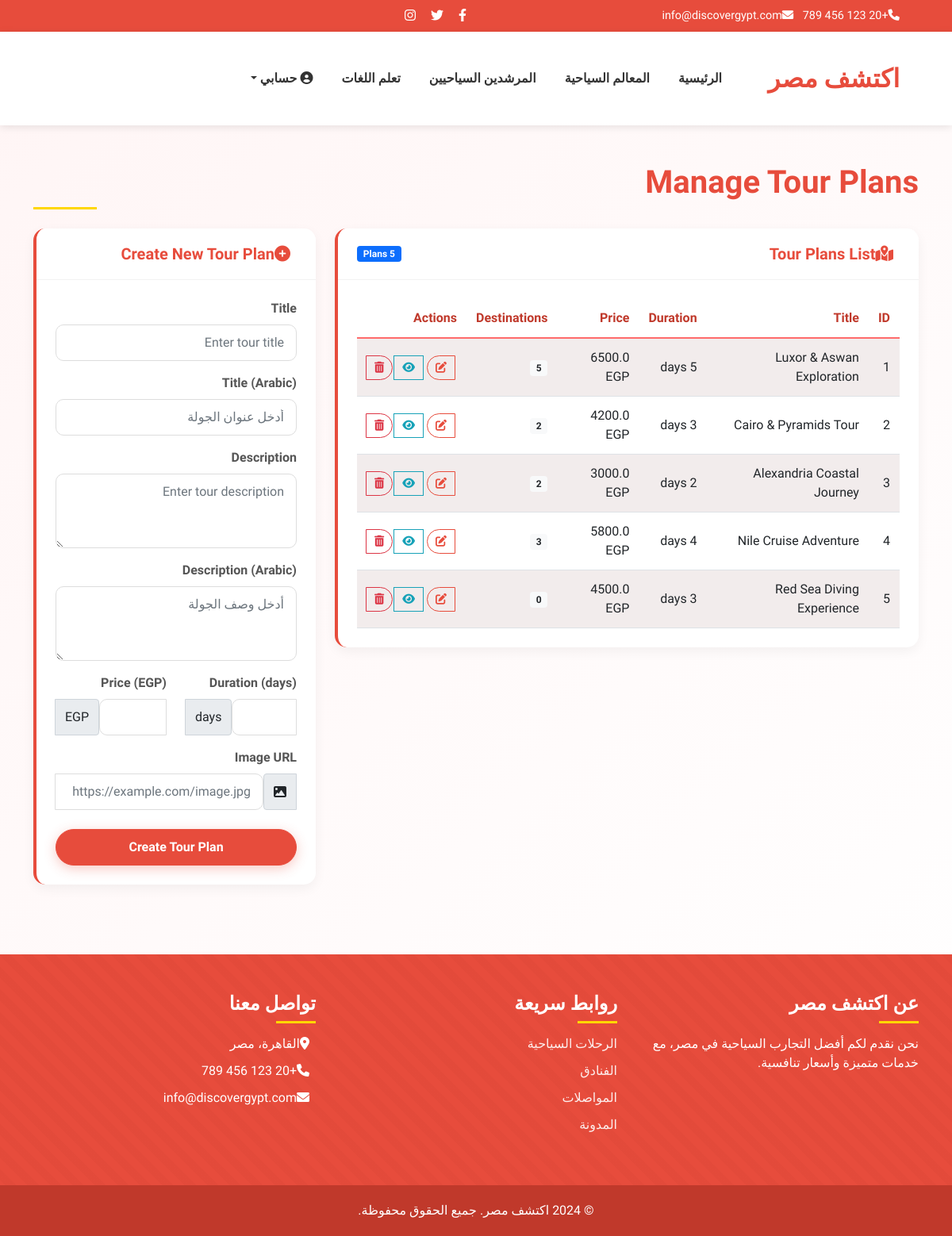
Page /admin/tour_plans (signed in) on the earlier database version.
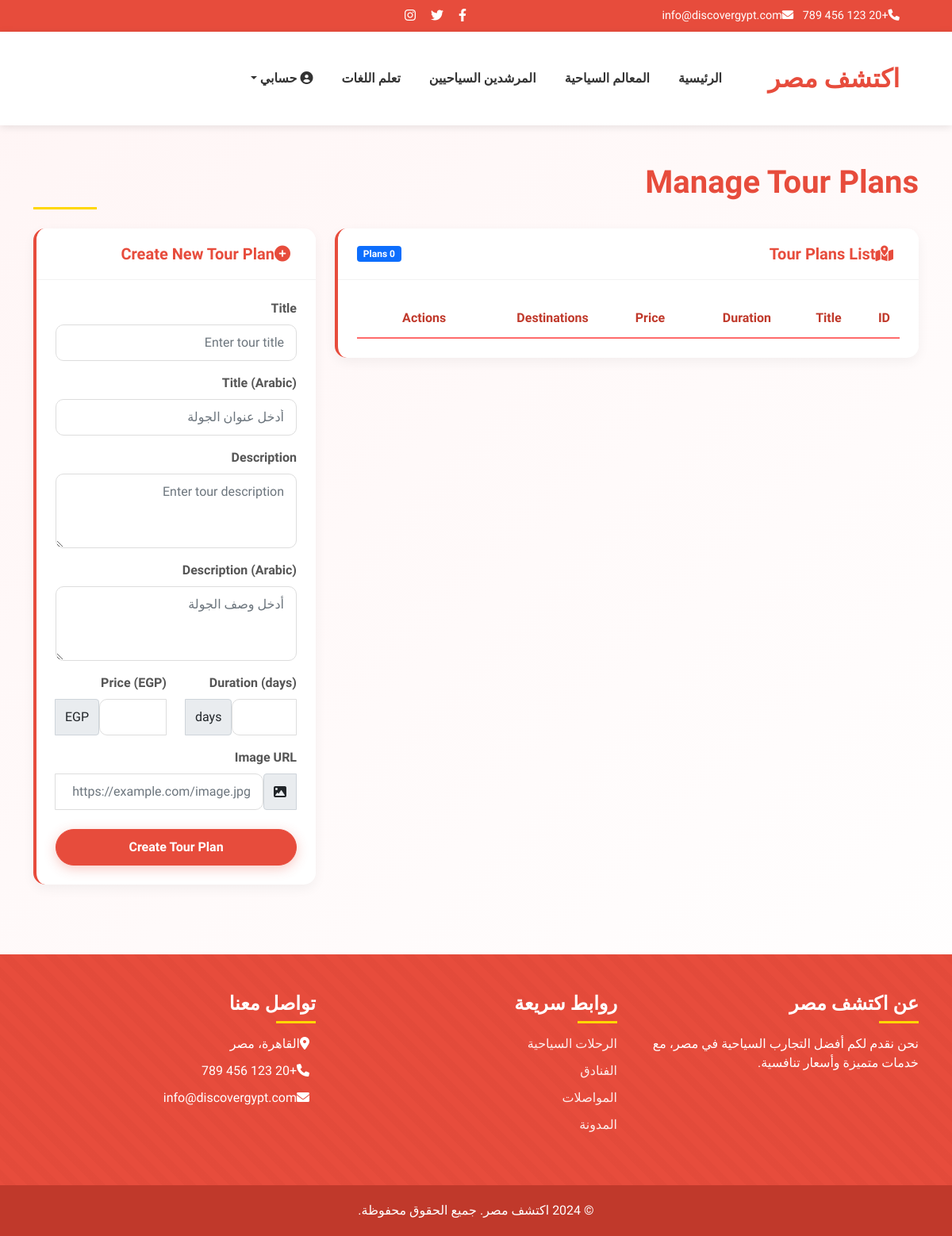
Same page on the later database version.
### models.py (models this page shows)
class TourPlan(db.Model):
    id = db.Column(db.Integer, primary_key=True)
    title = db.Column(db.String(200), nullable=False)
    title_ar = db.Column(db.String(200), nullable=True)
    description = db.Column(db.Text, nullable=False)
    description_ar = db.Column(db.Text, nullable=True)
    duration = db.Column(db.Integer, nullable=False)  # Duration in days
    price = db.Column(db.Float, nullable=False)
    created_at = db.Column(db.DateTime, default=datetime.utcnow)
    image_url = db.Column(db.String(200), nullable=True)
    destinations = db.relationship('TourPlanDestination', backref='tour_plan', lazy='dynamic', cascade='all, delete-orphan')
    bookings = db.relationship('TourBooking', backref='tour_plan', lazy='dynamic')

### routes.py (the view, shortened to what this page needs)
@main.route('/admin/tour_plans', methods=['GET', 'POST'])
@login_required
def admin_tour_plans():
    if not current_user.is_admin:
        flash('You do not have permission to access this page.', 'danger')
        return redirect(url_for('main.index'))
    form = TourPlanForm()
    plans = TourPlan.query.all()
    return render_template('admin/tour_plans.html',
                          title='Manage Tour Plans',
                          plans=plans,
                          form=form)

### forms.py
class SearchForm(FlaskForm):
    q = StringField('Search', validators=[DataRequired()])
    submit = SubmitField('Search')

class TourPlanForm(FlaskForm):
    title = StringField('Title', validators=[DataRequired(), Length(max=200)])
    title_ar = StringField('Title (Arabic)', validators=[Length(max=200)])
    description = TextAreaField('Description', validators=[DataRequired()])
    description_ar = TextAreaField('Description (Arabic)')
    duration = IntegerField('Duration (days)', validators=[DataRequired(), NumberRange(min=1)])
    price = IntegerField('Price (EGP)', validators=[DataRequired(), NumberRange(min=0)])
    image_url = StringField('Image URL')
    submit = SubmitField('Create Tour Plan')

### routes.py (called while the page is built)
def get_locale():
    if 'language' in session:
        return session['language']
    return 'en'

@main.before_app_request
def before_request():
    g.locale = str(get_locale())
    g.search_form = SearchForm()
    g.count_reviews_by_rating = count_reviews_by_rating

### templates/admin/tour_plans.html (shortened to what this page needs)
<!DOCTYPE html>
<html lang="en" dir="rtl">
<head>
    <link href="https://cdn.jsdelivr.net/npm/bootstrap@5.1.3/dist/css/bootstrap.min.css" rel="stylesheet">
    <link rel="stylesheet" href="https://cdnjs.cloudflare.com/ajax/libs/font-awesome/6.0.0-beta3/css/all.min.css">
</head>
<body>
    <div class="top-header">
        <div class="container">
            <div class="row align-items-center">
                <div class="col-md-6">
                    <div class="contact-info">
                        <span class="me-3"><i class="fas fa-phone me-2"></i>+20 123 456 789</span>
                        <span><i class="fas fa-envelope me-2"></i>info@discovergypt.com</span>
                    </div>
                </div>
                <div class="col-md-6 text-end">
                    <div class="social-icons">
                        <a href="#"><i class="fab fa-facebook-f"></i></a>
                        <a href="#"><i class="fab fa-twitter"></i></a>
                        <a href="#"><i class="fab fa-instagram"></i></a>
                    </div>
                </div>
            </div>
        </div>
    </div>
    <header class="main-header">
        <div class="container">
            <nav class="navbar navbar-expand-lg">
                <a class="navbar-brand logo" href="{{ url_for('main.index') }}">
                     {{ _('اكتشف مصر') }}
                </a>
                <div class="collapse navbar-collapse" id="navbarNav">
                    <ul class="navbar-nav ms-auto">
                        <li class="nav-item">
                            <a class="nav-link" href="{{ url_for('main.index') }}">{{ _('الرئيسية') }}</a>
                        </li>
                        <li class="nav-item">
                            <a class="nav-link" href="{{ url_for('main.attractions') }}">{{ _('المعالم السياحية') }}</a>
                        </li>
                        <li class="nav-item">
                            <a class="nav-link" href="{{ url_for('main.guides') }}">{{ _('المرشدين السياحيين') }}</a>
                        </li>
                        <li class="nav-item">
                            <a class="nav-link" href="{{ url_for('main.language_practice') }}">{{ _('تعلم اللغات') }}</a>
                        </li>
                        {% if current_user.is_authenticated %}
                            <li class="nav-item dropdown">
                                <a class="nav-link dropdown-toggle" href="#" id="userDropdown" role="button" data-bs-toggle="dropdown">
                                    <i class="fas fa-user-circle"></i> {{ _('حسابي') }}
                                </a>
                            </li>
                        {% endif %}
                    </ul>
                </div>
            </nav>
        </div>
    </header>
    <div class="container mt-5">
        <h1 class="page-title fade-in">{{ _('Manage Tour Plans') }}</h1>
        <div class="row mt-4">
            <div class="col-lg-8 col-md-7 slide-up">
                <div class="card">
                    <div class="card-header d-flex justify-content-between align-items-center">
                        <h5><i class="fas fa-map-marked-alt me-2"></i>{{ _('Tour Plans List') }}</h5>
                        <span class="badge bg-primary">{{ plans|length }} {{ _('Plans') }}</span>
                    </div>
                    <div class="card-body">
                        <div class="table-responsive">
                            <table class="table table-striped">
                                <thead>
                                    <tr>
                                        <th>{{ _('ID') }}</th>
                                        <th>{{ _('Title') }}</th>
                                        <th>{{ _('Duration') }}</th>
                                        <th>{{ _('Price') }}</th>
                                        <th>{{ _('Destinations') }}</th>
                                        <th>{{ _('Actions') }}</th>
                                    </tr>
                                </thead>
                                <tbody>
                                    {% for plan in plans %}
                                    <tr>
                                        <td>{{ plan.id }}</td>
                                        <td>{{ plan.title }}</td>
                                        <td>{{ plan.duration }} {{ _('days') }}</td>
                                        <td>{{ plan.price }} {{ _('EGP') }}</td>
                                        <td>
                                            <span class="badge bg-light text-dark">{{ plan.destinations.count() }}</span>
                                        </td>
                                        <td>
                                            <div class="btn-group" role="group">
                                                <a href="{{ url_for('main.admin_tour_plan_edit', plan_id=plan.id) }}" class="btn btn-sm btn-outline-primary" title="{{ _('Edit') }}">
                                                    <i class="fas fa-edit"></i>
                                                </a>
                                                <a href="{{ url_for('main.tour_plan_detail', plan_id=plan.id) }}" class="btn btn-sm btn-outline-info" title="{{ _('View') }}">
                                                    <i class="fas fa-eye"></i>
                                                </a>
                                                <button type="button" class="btn btn-sm btn-outline-danger" title="{{ _('Delete') }}">
                                                    <i class="fas fa-trash-alt"></i>
                                                </button>
                                            </div>
                                        </td>
                                    </tr>
                                    {% endfor %}
                                </tbody>
                            </table>
                        </div>
                    </div>
                </div>
            </div>
            <div class="col-lg-4 col-md-5 slide-up">
                <div class="card">
                    <div class="card-header">
                        <h5><i class="fas fa-plus-circle me-2"></i>{{ _('Create New Tour Plan') }}</h5>
                    </div>
                    <div class="card-body">
                        <form method="POST" action="{{ url_for('main.admin_tour_plans') }}">
                            <div class="mb-3">
                                {{ form.title.label(class="form-label") }}
                                {{ form.title(class="form-control", placeholder="Enter tour title") }}
                            </div>
                            <div class="mb-3">
                                {{ form.title_ar.label(class="form-label") }}
                                {{ form.title_ar(class="form-control", placeholder="أدخل عنوان الجولة") }}
                            </div>
                            <div class="mb-3">
                                {{ form.description.label(class="form-label") }}
                                {{ form.description(class="form-control", rows=3, placeholder="Enter tour description") }}
                            </div>
                            <div class="mb-3">
                                {{ form.description_ar.label(class="form-label") }}
                                {{ form.description_ar(class="form-control", rows=3, placeholder="أدخل وصف الجولة") }}
                            </div>
                            <div class="row mb-3">
                                <div class="col-md-6">
                                    {{ form.duration.label(class="form-label") }}
                                    <div class="input-group">
                                        {{ form.duration(class="form-control", min=1) }}
                                        <span class="input-group-text">{{ _('days') }}</span>
                                    </div>
                                </div>
                                <div class="col-md-6">
                                    {{ form.price.label(class="form-label") }}
                                    <div class="input-group">
                                        {{ form.price(class="form-control", min=0) }}
                                        <span class="input-group-text">{{ _('EGP') }}</span>
                                    </div>
                                </div>
                            </div>
                            <div class="mb-3">
                                {{ form.image_url.label(class="form-label") }}
                                <div class="input-group">
                                    <span class="input-group-text"><i class="fas fa-image"></i></span>
                                    {{ form.image_url(class="form-control", placeholder="https://example.com/image.jpg") }}
                                </div>
                            </div>
                            <div class="d-grid mt-4">
                                {{ form.submit(class="btn btn-primary") }}
                            </div>
                        </form>
                    </div>
                </div>
            </div>
        </div>
    </div>
    <footer class="main-footer">
        <div class="container">
            <div class="row">
                <div class="col-md-4">
                    <h4 class="footer-heading">عن اكتشف مصر</h4>
                    <p>نحن نقدم لكم أفضل التجارب السياحية في مصر، مع خدمات متميزة وأسعار تنافسية.</p>
                </div>
                <div class="col-md-4">
                    <h4 class="footer-heading">روابط سريعة</h4>
                    <ul class="footer-links">
                        <li><a href="/tours">الرحلات السياحية</a></li>
                        <li><a href="/hotels">الفنادق</a></li>
                        <li><a href="/transportation">المواصلات</a></li>
                        <li><a href="/blog">المدونة</a></li>
                    </ul>
                </div>
                <div class="col-md-4">
                    <h4 class="footer-heading">تواصل معنا</h4>
                    <ul class="footer-links">
                        <li><i class="fas fa-map-marker-alt me-2"></i>القاهرة، مصر</li>
                        <li><i class="fas fa-phone me-2"></i>+20 123 456 789</li>
                        <li><i class="fas fa-envelope me-2"></i>info@discovergypt.com</li>
                    </ul>
                </div>
            </div>
        </div>
        <div class="footer-bottom">
            <div class="container">
                <p class="mb-0">© 2024 اكتشف مصر. جميع الحقوق محفوظة.</p>
            </div>
        </div>
    </footer>
</body>
</html>

### templates/admin/tour_plans.html (style rules this page uses)
:root { --primary-red: #e74c3c; --secondary-red: #c0392b; --light-red: #ff6b6b; --white: #ffffff; --off-white: #fff5f5; --light-gray: #f8d7da; --gold: #ffd700; }
body { font-family: 'Cairo', sans-serif; background: linear-gradient(135deg, var(--off-white) 0%, var(--white) 100%); color: #333; overflow-x: hidden; }
.top-header { background: var(--primary-red); padding: 8px 0; color: var(--white); }
.top-header .contact-info { font-size: 0.9rem; }
.top-header .social-icons a { color: var(--white); margin-left: 15px; transition: all 0.3s; }
.main-header { padding: 15px 0; background: var(--white); box-shadow: 0 2px 10px rgba(0,0,0,0.1); }
.main-header .logo { font-size: 2rem; font-weight: 700; color: var(--primary-red); text-decoration: none; }
.navbar { background-color: var(--white); padding: 15px 0; }
.navbar-brand { font-weight: 700; color: var(--primary-red); font-size: 1.8rem; }
.nav-link { color: #333; font-weight: 600; margin: 0 10px; position: relative; transition: color 0.3s; }
.navbar-nav { align-items: center; }
.page-title { color: var(--primary-red); font-weight: 700; margin-bottom: 1.5rem; position: relative; padding-bottom: 10px; }
.page-title::after { content: ''; position: absolute; width: 80px; height: 3px; background-color: var(--gold); bottom: 0; left: 0; }
.card { border: none; border-radius: 15px; overflow: hidden; box-shadow: 0 5px 15px rgba(0,0,0,0.05); transition: all 0.3s; margin-bottom: 1.5rem; border-left: 4px solid var(--primary-red); }
.card-header { background-color: var(--white); border-bottom: 1px solid rgba(0,0,0,0.05); padding: 1.25rem 1.5rem; }
.card-header h5 { margin: 0; color: var(--primary-red); font-weight: 600; }
.card-body { padding: 1.5rem; }
.table { margin-bottom: 0; }
.table thead th { border-top: none; border-bottom: 2px solid var(--light-red); color: var(--secondary-red); font-weight: 600; }
.table td, .table th { vertical-align: middle; padding: 0.75rem; }
.form-control { border-radius: 10px; padding: 10px 15px; border: 1px solid #ddd; transition: all 0.3s; }
.form-label { color: #555; font-weight: 600; margin-bottom: 0.5rem; }
.btn-primary { background-color: var(--primary-red); border-color: var(--primary-red); padding: 10px 25px; font-weight: 600; border-radius: 50px; box-shadow: 0 4px 15px rgba(231, 76, 60, 0.3); transition: all 0.3s; }
.main-footer { background: var(--primary-red); position: relative; overflow: hidden; padding-top: 3rem; margin-top: 4rem; color: var(--white); }
.main-footer::before { content: ''; position: absolute; top: 0; left: 0; right: 0; bottom: 0; background: repeating-linear-gradient( 45deg, var(--primary-red), var(--primary-red) 10px, var(--secondary-red) 10px, var(--secondary-red) 20px ); opacity: 0.1; z-index: 0; }
.main-footer .container { position: relative; z-index: 1; }
.footer-heading { color: var(--white); position: relative; margin-bottom: 1.5rem; font-weight: 600; }
.footer-heading::after { content: ''; position: absolute; bottom: -10px; right: 0; width: 50px; height: 3px; background: var(--gold); }
.footer-links { list-style: none; padding: 0; }
.footer-links li { margin-bottom: 10px; }
.footer-links a { color: var(--white); text-decoration: none; transition: color 0.3s; opacity: 0.9; }
.footer-bottom { background: var(--secondary-red); padding: 20px 0; margin-top: 3rem; text-align: center; position: relative; overflow: hidden; }
.fade-in { animation: fadeIn 1s ease-in; }
.slide-up { animation: slideUp 0.8s ease-out; }

Differences in the rows shown:
removed TourPlan: id "1", title "Luxor & Aswan Exploration", price "6500.0", destinations.count "5"
removed TourPlan: id "2", title "Cairo & Pyramids Tour", price "4200.0", destinations.count "2"
removed TourPlan: id "3", title "Alexandria Coastal Journey", price "3000.0", destinations.count "2"
removed TourPlan: id "4", title "Nile Cruise Adventure", price "5800.0", destinations.count "3"
removed TourPlan: id "5", title "Red Sea Diving Experience", price "4500.0", destinations.count "0"
Other differences:
{{ plans|length }}: "5" → "0"
